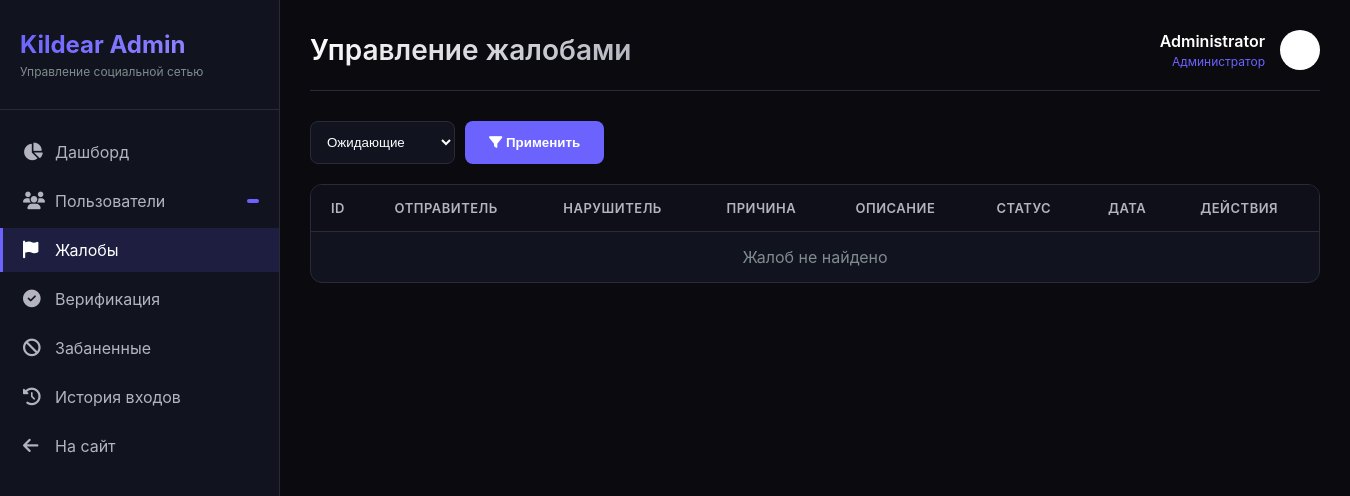
/admin/reports (signed in), run on an earlier commit of the app's database.
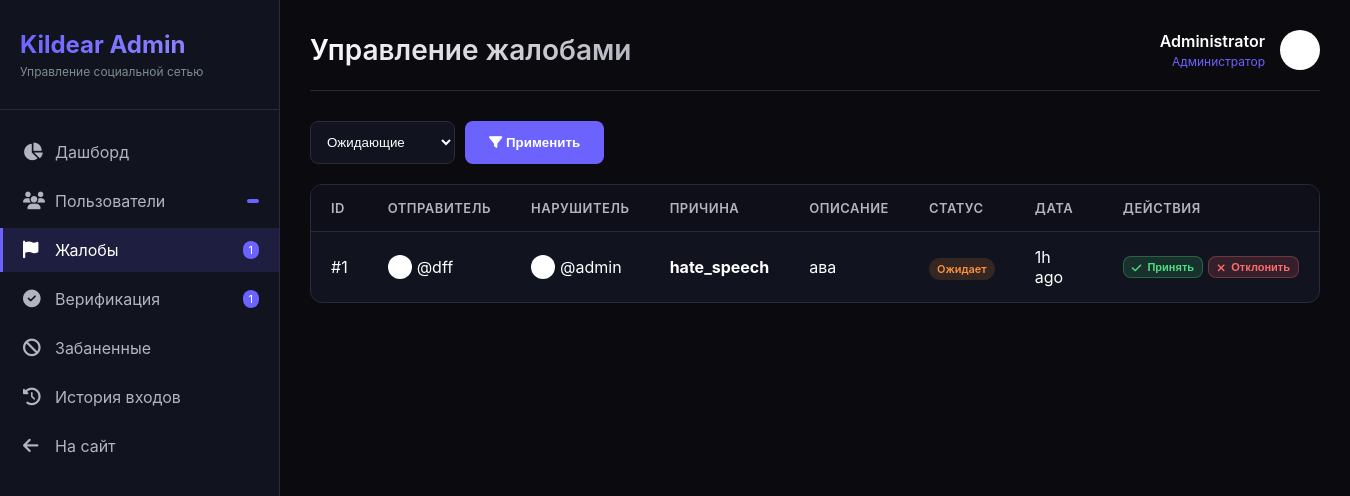
And on a later commit of the database.
### app.py (models this page shows, shortened)
class Report(db.Model):
    id = db.Column(db.Integer, primary_key=True)
    reporter_id = db.Column(db.Integer, db.ForeignKey("user.id"), nullable=False)
    reported_user_id = db.Column(db.Integer, db.ForeignKey("user.id"), nullable=True)
    post_id = db.Column(db.Integer, db.ForeignKey("post.id"), nullable=True)
    comment_id = db.Column(db.Integer, db.ForeignKey("comment.id"), nullable=True)
    reason = db.Column(db.String(200), nullable=False)
    description = db.Column(db.Text)
    status = db.Column(db.String(20), default='pending')
    created_at = db.Column(db.DateTime, default=datetime.utcnow)
    reviewed_at = db.Column(db.DateTime, nullable=True)
    reviewed_by = db.Column(db.Integer, db.ForeignKey("user.id"), nullable=True)
    reporter = db.relationship("User", foreign_keys=[reporter_id])
    reported_user = db.relationship("User", foreign_keys=[reported_user_id])
    reviewer = db.relationship("User", foreign_keys=[reviewed_by])

class User(UserMixin, db.Model):
    id = db.Column(db.Integer, primary_key=True)
    username = db.Column(db.String(40), unique=True, nullable=False)
    email = db.Column(db.String(120), unique=True, nullable=False)
    password_hash = db.Column(db.String(256), nullable=False)
    display_name = db.Column(db.String(60), default="")
    bio = db.Column(db.String(500), default="")
    preset_avatar = db.Column(db.Integer, default=1)
    preset_cover = db.Column(db.Integer, nullable=True)
    website = db.Column(db.String(200), default="")
    location = db.Column(db.String(100), default="")
    accent_color = db.Column(db.String(7), default="#6c63ff")
    is_private = db.Column(db.Boolean, default=False)
    is_verified = db.Column(db.Boolean, default=False)
    is_banned = db.Column(db.Boolean, default=False)
    is_admin = db.Column(db.Boolean, default=False)
    is_online = db.Column(db.Boolean, default=False)
    last_seen = db.Column(db.DateTime, default=datetime.utcnow)
    created_at = db.Column(db.DateTime, default=datetime.utcnow)
    two_factor_enabled = db.Column(db.Boolean, default=False)
    two_factor_secret = db.Column(db.String(32), nullable=True)
    following = db.relationship(
        "User", secondary=follows,
        primaryjoin=follows.c.follower_id == id,
        secondaryjoin=follows.c.followed_id == id,
        backref=db.backref("followers", lazy="dynamic"),
        lazy="dynamic"
    )
    blocked_users = db.relationship(
        "User", secondary=blocks,
        primaryjoin=blocks.c.blocker_id == id,
        secondaryjoin=blocks.c.blocked_id == id,
        backref=db.backref("blocked_by", lazy="dynamic"),
        lazy="dynamic"
    )
    posts = db.relationship("Post", backref="author", lazy="dynamic", foreign_keys="Post.user_id")
    sent_msgs = db.relationship("Message", backref="sender", lazy="dynamic", foreign_keys="Message.sender_id")
    recv_msgs = db.relationship("Message", backref="receiver", lazy="dynamic", foreign_keys="Message.receiver_id")
    notifications = db.relationship("Notification", backref="recipient", lazy="dynamic",
                                    foreign_keys="Notification.user_id")
    comments = db.relationship("Comment", backref="author", lazy="dynamic")
    owned_groups = db.relationship("Group", backref="owner", lazy="dynamic")
    owned_channels = db.relationship("Channel", backref="owner", lazy="dynamic")
    login_history = db.relationship("LoginHistory", backref="user", lazy="dynamic")

### app.py (the view)
@app.route("/admin/reports")
@login_required
@admin_required
def admin_reports():
    status = request.args.get("status", "pending")
    query = Report.query
    if status != "all":
        query = query.filter_by(status=status)
    reports = query.order_by(Report.created_at.desc()).all()
    return render_template("admin/reports.html", reports=reports, current_status=status)

### app.py (called while the page is built)
@app.template_filter('timeago')
def timeago_filter(date):
    if not date:
        return 'recently'
    now = datetime.utcnow()
    diff = now - date
    if diff.days > 365:
        return f"{diff.days // 365}y ago"
    elif diff.days > 30:
        return f"{diff.days // 30}mo ago"
    elif diff.days > 0:
        return f"{diff.days}d ago"
    elif diff.seconds > 3600:
        return f"{diff.seconds // 3600}h ago"
    elif diff.seconds > 60:
        return f"{diff.seconds // 60}m ago"
    else:
        return "just now"

def admin_required(f):
    @wraps(f)
    def decorated_function(*args, **kwargs):
        if not current_user.is_authenticated or not current_user.is_admin:
            abort(403)
        return f(*args, **kwargs)
    return decorated_function

def get_client_ip():
    if request.headers.get('X-Forwarded-For'):
        return request.headers.get('X-Forwarded-For').split(',')[0].strip()
    return request.remote_addr or '0.0.0.0'

@login_mgr.user_loader
def load_user(user_id):
    return db.session.get(User, int(user_id))

### templates/admin/reports.html (shortened to what the changed rows need)
{% extends "admin/base_admin.html" %}
{% block header %}Управление жалобами{% endblock %}
{% block content %}
<div class="admin-table-container">
    <table class="admin-table">
        <thead>
            <tr>
                <th>ID</th>
                <th>Отправитель</th>
                <th>Нарушитель</th>
                <th>Причина</th>
                <th>Описание</th>
                <th>Статус</th>
                <th>Дата</th>
                <th>Действия</th>
            </tr>
        </thead>
        <tbody>
            {% for report in reports %}
            <tr>
                <td>#{{ report.id }}</td>
                <td>
                    <div style="display: flex; align-items: center; gap: 5px;">
                        <img src="{{ report.reporter.avatar or '/static/default_avatar.png' }}" style="width: 24px; height: 24px; border-radius: 50%;">
                        <span>@{{ report.reporter.username }}</span>
                    </div>
                </td>
                <td>
                    {% if report.reported_user %}
                    <div style="display: flex; align-items: center; gap: 5px;">
                        <img src="{{ report.reported_user.avatar or '/static/default_avatar.png' }}" style="width: 24px; height: 24px; border-radius: 50%;">
                        <span>@{{ report.reported_user.username }}</span>
                    </div>
                    {% else %}
                    <span class="badge badge-warning">Пользователь удален</span>
                    {% endif %}
                </td>
                <td><strong>{{ report.reason }}</strong></td>
                <td style="max-width: 200px;">{{ report.description or 'Нет описания' }}</td>
                <td>
                    {% if report.status == 'pending' %}
                    <span class="badge badge-warning">Ожидает</span>
                    {% elif report.status == 'reviewed' %}
                    <span class="badge badge-success">Рассмотрено</span>
                    {% elif report.status == 'dismissed' %}
                    <span class="badge badge-danger">Отклонено</span>
                    {% endif %}
                </td>
                <td>{{ report.created_at|timeago }}</td>
                <td>
                    {% if report.status == 'pending' %}
                    <div style="display: flex; gap: 5px;">
                        <form method="POST" action="{{ url_for('admin_review_report', report_id=report.id) }}" style="display: inline;">
                            <button type="submit" class="admin-btn admin-btn-success" style="padding: 4px 8px; font-size: 11px;" onclick="return confirm('Подтвердить жалобу и принять меры?')">
                                <i class="fa-solid fa-check"></i> Принять
                            </button>
                        </form>
                        <form method="POST" action="{{ url_for('admin_review_report', report_id=report.id) }}" style="display: inline;">
                            <button type="submit" class="admin-btn admin-btn-danger" style="padding: 4px 8px; font-size: 11px;" onclick="return confirm('Отклонить жалобу?')">
                                <i class="fa-solid fa-times"></i> Отклонить
                            </button>
                        </form>
                    </div>
                    {% else %}
                    <span class="badge badge-info">
                        Рассмотрено: @{{ report.reviewer.username if report.reviewer else 'System' }}
                    </span>
                    {% endif %}
                </td>
            </tr>
            {% else %}
            <tr>
                <td colspan="8" style="text-align: center; color: #7f8c8d;">Жалоб не найдено</td>
            </tr>
            {% endfor %}
        </tbody>
    </table>
</div>
{% endblock %}

### templates/admin/base_admin.html (shortened to what this page needs)
<!DOCTYPE html>
<html lang="ru">
<head>
    <link rel="stylesheet" href="https://cdnjs.cloudflare.com/ajax/libs/font-awesome/6.4.0/css/all.min.css">
</head>
<body>
    <div class="admin-layout">
        <div class="admin-sidebar">
            <div class="admin-logo">
                <h2>Kildear Admin</h2>
                <p>Управление социальной сетью</p>
            </div>
            <ul class="admin-nav">
                <li class="admin-nav-item">
                    <a href="{{ url_for('admin_dashboard') }}" class="admin-nav-link {% if request.endpoint == 'admin_dashboard' %}active{% endif %}">
                        <i class="fa-solid fa-chart-pie"></i>
                        <span>Дашборд</span>
                    </a>
                </li>
                <li class="admin-nav-item">
                    <a href="{{ url_for('admin_users') }}" class="admin-nav-link {% if request.endpoint == 'admin_users' %}active{% endif %}">
                        <i class="fa-solid fa-users"></i>
                        <span>Пользователи</span>
                        <span class="admin-badge">{{ stats.total_users if stats else 0 }}</span>
                    </a>
                </li>
                <li class="admin-nav-item">
                    <a href="{{ url_for('admin_reports') }}" class="admin-nav-link {% if request.endpoint == 'admin_reports' %}active{% endif %}">
                        <i class="fa-solid fa-flag"></i>
                        <span>Жалобы</span>
                        {% if stats and stats.total_reports %}
                        <span class="admin-badge">{{ stats.total_reports }}</span>
                        {% endif %}
                    </a>
                </li>
                <li class="admin-nav-item">
                    <a href="{{ url_for('admin_verification') }}" class="admin-nav-link {% if request.endpoint == 'admin_verification' %}active{% endif %}">
                        <i class="fa-solid fa-check-circle"></i>
                        <span>Верификация</span>
                        {% if stats and stats.pending_verification %}
                        <span class="admin-badge">{{ stats.pending_verification }}</span>
                        {% endif %}
                    </a>
                </li>
                <li class="admin-nav-item">
                    <a href="{{ url_for('admin_banned') }}" class="admin-nav-link {% if request.endpoint == 'admin_banned' %}active{% endif %}">
                        <i class="fa-solid fa-ban"></i>
                        <span>Забаненные</span>
                    </a>
                </li>
                <li class="admin-nav-item">
                    <a href="{{ url_for('admin_logs') }}" class="admin-nav-link {% if request.endpoint == 'admin_logs' %}active{% endif %}">
                        <i class="fa-solid fa-history"></i>
                        <span>История входов</span>
                    </a>
                </li>
                <li class="admin-nav-item">
                    <a href="{{ url_for('index') }}" class="admin-nav-link">
                        <i class="fa-solid fa-arrow-left"></i>
                        <span>На сайт</span>
                    </a>
                </li>
            </ul>
        </div>
        <div class="admin-main">
            <div class="admin-header">
                <h1>{% block header %}Панель управления{% endblock %}</h1>
                <div class="admin-user">
                    <div class="admin-user-info">
                        <div class="admin-user-name">{{ current_user.display_name or current_user.username }}</div>
                        <div class="admin-user-role">Администратор</div>
                    </div>
                    <img src="{{ current_user.avatar or '/static/default_avatar.png' }}" alt="Admin">
                </div>
            </div>
            {% block content %}{% endblock %}
        </div>
    </div>
</body>
</html>

What changed in the data, as far as the page shows it:
added Report: id "1", reporter.username "dff", reported_user.username "admin", reason "hate_speech", description "ава", status "Ожидает", created_at "1h ago"
Also different on the page:
{{ stats.total_reports }}: (not shown) → "1"
{{ stats.pending_verification }}: (not shown) → "1"
text no longer shown: "Жалоб не найдено"
